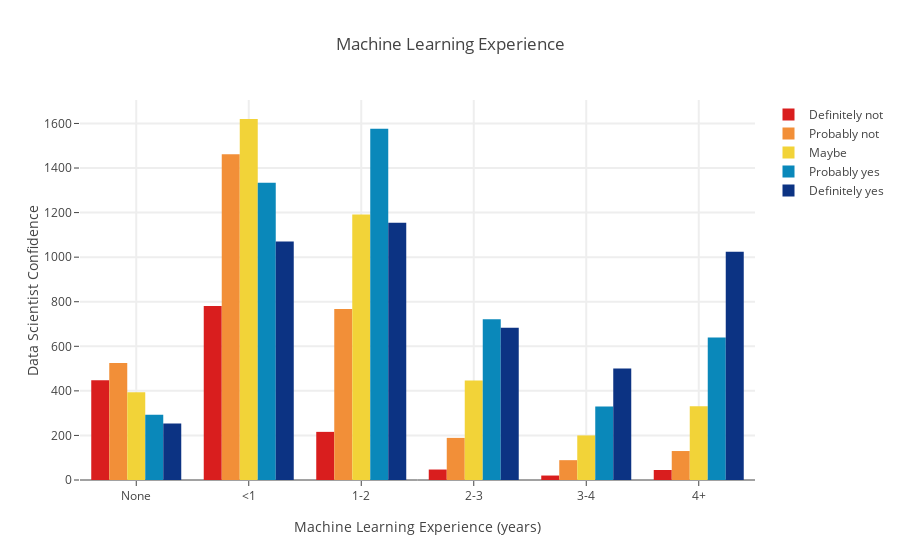

Write notebook code for a chart like this one.
### Code cell
data = []
for ds in target_order.Q26.values:
    df = q26_cross[q26_cross.Q26 == ds]
    data.append(
        go.Bar(x=df.q25_clean.values, y=df.cnt.values,
               marker=dict(color=df.color.values),
               name=ds)
    )
layout= go.Layout(
    title= 'Machine Learning Experience',
    xaxis= dict(title='Machine Learning Experience (years)', ticklen=5, zeroline=False, gridwidth=2),
    yaxis=dict(title='Data Scientist Confidence', ticklen=5, gridwidth=2),
    showlegend=True
)
fig= go.Figure(data=data, layout=layout)
py.iplot(fig, filename='mlexp')

### Figure 1 — Plotly figure (JSON) as saved in the notebook; plotly's stock layout.template omitted (floating-point values rounded to 4 significant figures)
{"data": [{"marker": {"color": ["rgb(217,30,30)", "rgb(217,30,30)", "rgb(217,30,30)", "rgb(217,30,30)", "rgb(217,30,30)", "rgb(217,30,30)"]}, "name": "Definitely not", "x": ["None", "<1", "1-2", "2-3", "3-4", "4+"], "y": [448, 781, 216, 47, 20, 45], "type": "bar", "uid": "09e6beea-e4b0-11e8-8a18-0242ac130002"}, {"marker": {"color": ["rgb(242,143,56)", "rgb(242,143,56)", "rgb(242,143,56)", "rgb(242,143,56)", "rgb(242,143,56)", "rgb(242,143,56)"]}, "name": "Probably not", "x": ["None", "<1", "1-2", "2-3", "3-4", "4+"], "y": [525, 1462, 767, 189, 89, 130], "type": "bar", "uid": "09e6c0f2-e4b0-11e8-8a18-0242ac130002"}, {"marker": {"color": ["rgb(242,211,56)", "rgb(242,211,56)", "rgb(242,211,56)", "rgb(242,211,56)", "rgb(242,211,56)", "rgb(242,211,56)"]}, "name": "Maybe", "x": ["None", "<1", "1-2", "2-3", "3-4", "4+"], "y": [394, 1620, 1191, 447, 200, 331], "type": "bar", "uid": "09e6c1ec-e4b0-11e8-8a18-0242ac130002"}, {"marker": {"color": ["rgb(10,136,186)", "rgb(10,136,186)", "rgb(10,136,186)", "rgb(10,136,186)", "rgb(10,136,186)", "rgb(10,136,186)"]}, "name": "Probably yes", "x": ["None", "<1", "1-2", "2-3", "3-4", "4+"], "y": [293, 1334, 1576, 721, 330, 639], "type": "bar", "uid": "09e6c2c8-e4b0-11e8-8a18-0242ac130002"}, {"marker": {"color": ["rgb(12,51,131)", "rgb(12,51,131)", "rgb(12,51,131)", "rgb(12,51,131)", "rgb(12,51,131)", "rgb(12,51,131)"]}, "name": "Definitely yes", "x": ["None", "<1", "1-2", "2-3", "3-4", "4+"], "y": [253, 1070, 1154, 683, 500, 1024], "type": "bar", "uid": "09e6c390-e4b0-11e8-8a18-0242ac130002"}], "layout": {"showlegend": true, "title": "Machine Learning Experience", "xaxis": {"gridwidth": 2, "ticklen": 5, "title": "Machine Learning Experience (years)", "zeroline": false}, "yaxis": {"gridwidth": 2, "ticklen": 5, "title": "Data Scientist Confidence"}}}
